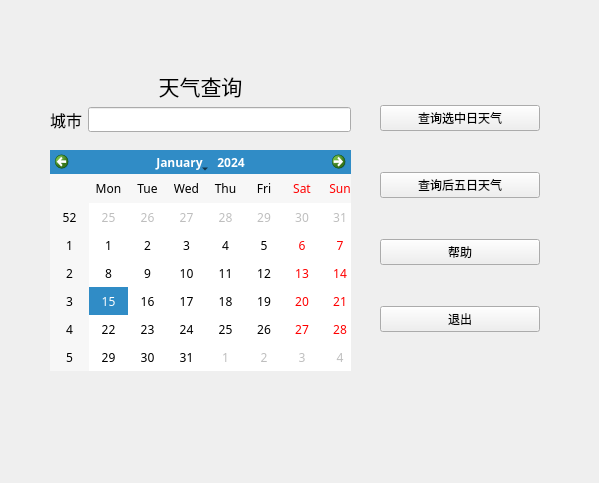
<?xml version="1.0" encoding="UTF-8"?>
<ui version="4.0">
 <class>Form</class>
 <widget class="QWidget" name="Form">
  <property name="geometry">
   <rect>
    <x>0</x>
    <y>0</y>
    <width>599</width>
    <height>483</height>
   </rect>
  </property>
  <property name="font">
   <font>
    <family>荆南麦圆体</family>
   </font>
  </property>
  <property name="cursor">
   <cursorShape>ArrowCursor</cursorShape>
  </property>
  <property name="windowTitle">
   <string>今日天气</string>
  </property>
  <widget class="QWidget" name="layoutWidget">
   <property name="geometry">
    <rect>
     <x>50</x>
     <y>70</y>
     <width>301</width>
     <height>62</height>
    </rect>
   </property>
   <layout class="QVBoxLayout" name="verticalLayout">
    <item>
     <widget class="QLabel" name="label">
      <property name="font">
       <font>
        <family>荆南麦圆体</family>
        <pointsize>16</pointsize>
        <weight>50</weight>
        <bold>false</bold>
       </font>
      </property>
      <property name="text">
       <string>天气查询</string>
      </property>
      <property name="alignment">
       <set>Qt::AlignCenter</set>
      </property>
     </widget>
    </item>
    <item>
     <layout class="QHBoxLayout" name="horizontalLayout">
      <item>
       <widget class="QLabel" name="label_2">
        <property name="font">
         <font>
          <family>荆南麦圆体</family>
          <pointsize>12</pointsize>
         </font>
        </property>
        <property name="text">
         <string>城市</string>
        </property>
       </widget>
      </item>
      <item>
       <widget class="QLineEdit" name="lineEdit">
        <property name="text">
         <string/>
        </property>
       </widget>
      </item>
     </layout>
    </item>
   </layout>
  </widget>
  <widget class="QLabel" name="label_3">
   <property name="geometry">
    <rect>
     <x>380</x>
     <y>300</y>
     <width>160</width>
     <height>30</height>
    </rect>
   </property>
   <property name="minimumSize">
    <size>
     <width>160</width>
     <height>30</height>
    </size>
   </property>
   <property name="text">
    <string/>
   </property>
  </widget>
  <widget class="QWidget" name="verticalLayoutWidget">
   <property name="geometry">
    <rect>
     <x>380</x>
     <y>70</y>
     <width>160</width>
     <height>301</height>
    </rect>
   </property>
   <layout class="QVBoxLayout" name="verticalLayout_2">
    <item>
     <widget class="QPushButton" name="pushButton">
      <property name="enabled">
       <bool>true</bool>
      </property>
      <property name="font">
       <font>
        <family>荆南麦圆体</family>
       </font>
      </property>
      <property name="text">
       <string>查询选中日天气</string>
      </property>
     </widget>
    </item>
    <item>
     <widget class="QPushButton" name="pushButton_3">
      <property name="text">
       <string>查询后五日天气</string>
      </property>
     </widget>
    </item>
    <item>
     <widget class="QPushButton" name="pushButton_4">
      <property name="text">
       <string>帮助</string>
      </property>
     </widget>
    </item>
    <item>
     <widget class="QPushButton" name="pushButton_2">
      <property name="font">
       <font>
        <family>荆南麦圆体</family>
       </font>
      </property>
      <property name="text">
       <string>退出</string>
      </property>
     </widget>
    </item>
   </layout>
  </widget>
  <widget class="QCalendarWidget" name="calendarWidget">
   <property name="geometry">
    <rect>
     <x>50</x>
     <y>150</y>
     <width>301</width>
     <height>221</height>
    </rect>
   </property>
  </widget>
 </widget>
 <resources/>
 <connections>
  <connection>
   <sender>pushButton_2</sender>
   <signal>clicked()</signal>
   <receiver>Form</receiver>
   <slot>close()</slot>
   <hints>
    <hint type="sourcelabel">
     <x>406</x>
     <y>350</y>
    </hint>
    <hint type="destinationlabel">
     <x>373</x>
     <y>406</y>
    </hint>
   </hints>
  </connection>
  <connection>
   <sender>pushButton</sender>
   <signal>clicked()</signal>
   <receiver>Form</receiver>
   <slot>queryWeather()</slot>
   <hints>
    <hint type="sourcelabel">
     <x>170</x>
     <y>346</y>
    </hint>
    <hint type="destinationlabel">
     <x>71</x>
     <y>393</y>
    </hint>
   </hints>
  </connection>
 </connections>
 <slots>
  <slot>queryWeather()</slot>
 </slots>
</ui>
